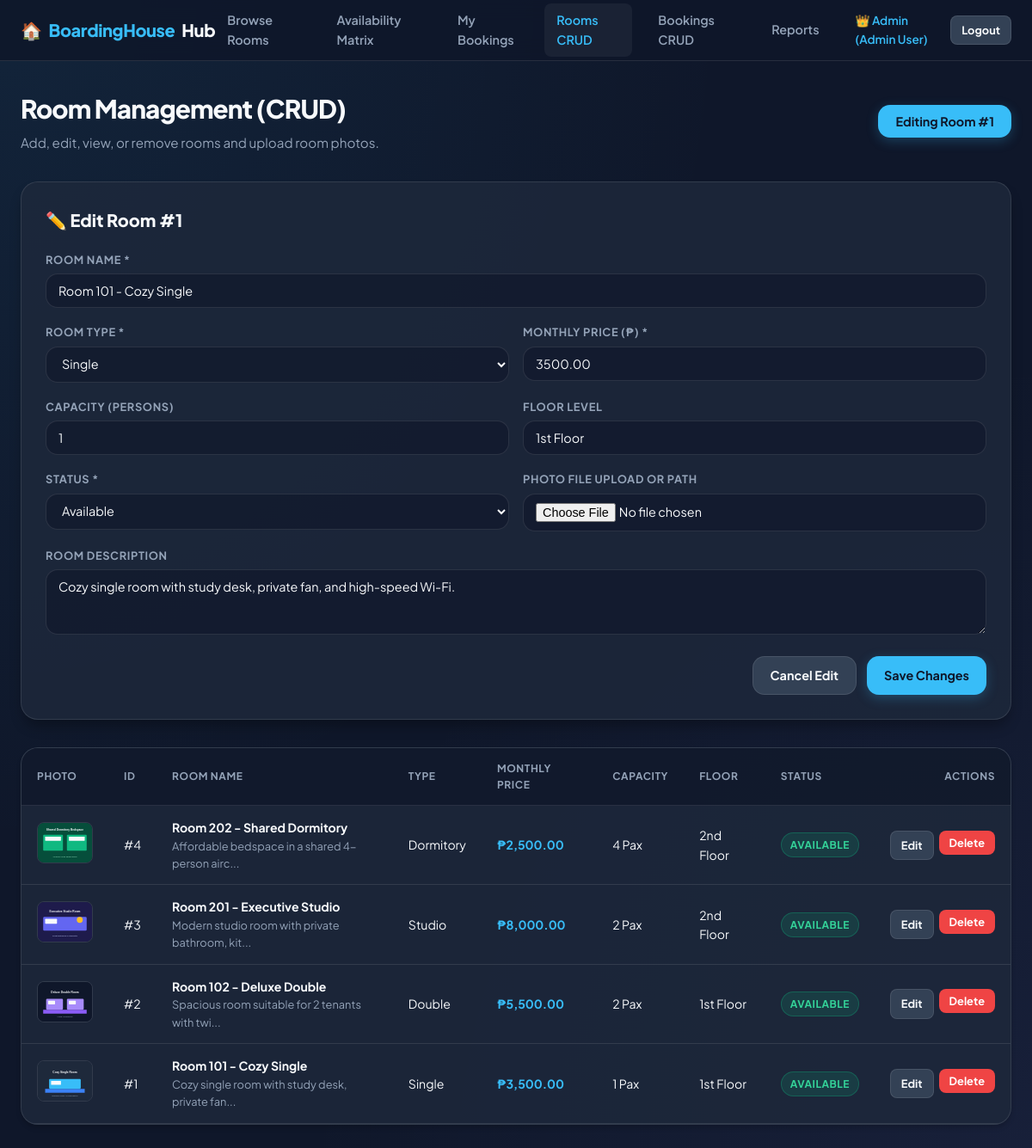
Page /rooms.php?edit=1 (signed in) on the committed database.
### tables this page shows
CREATE TABLE IF NOT EXISTS `rooms` (
    `id` INT AUTO_INCREMENT PRIMARY KEY,
    `name` VARCHAR(100) NOT NULL,
    `type` VARCHAR(50) NOT NULL,
    `price` DECIMAL(10,2) NOT NULL,
    `capacity` INT NOT NULL DEFAULT 1,
    `floor` VARCHAR(20) DEFAULT '1st Floor',
    `status` ENUM('Available', 'Occupied', 'Maintenance') DEFAULT 'Available',
    `image` VARCHAR(255) NULL,
    `description` TEXT,
    `created_at` TIMESTAMP DEFAULT CURRENT_TIMESTAMP
);

### config.php (called while the page is built, shortened)
<?php
function e($string)
{
    return htmlspecialchars($string ?? '', ENT_QUOTES, 'UTF-8');
}
function formatMoney($amount)
{
    return '₱' . number_format((float) $amount, 2);
}

### rooms.php (the view, shortened to what this page needs)
<?php
require_once __DIR__ . '/config.php';
$pdo = getDB();
$editRoom = null;
if (isset($_GET['edit'])) {
    $editId = (int)$_GET['edit'];
    $stmt = $pdo->prepare("SELECT * FROM `rooms` WHERE `id` = ?");
    $stmt->execute([$editId]);
    $editRoom = $stmt->fetch();
}
$rooms = $pdo->query("SELECT * FROM `rooms` ORDER BY `id` DESC")->fetchAll();
include __DIR__ . '/includes/header.php';
include __DIR__ . '/includes/navbar.php';
?>
<div class="container">
    <div class="page-header">
        <div>
            <h1 class="page-title">Room Management (CRUD)</h1>
            <p class="page-subtitle">Add, edit, view, or remove rooms and upload room photos.</p>
        </div>
        <button class="btn btn-primary" onclick="toggleAddForm()">
            <?= $editRoom ? 'Editing Room #' . $editRoom['id'] : '+ Add New Room'; ?>
        </button>
    </div>
    <div id="roomFormCard" class="form-card" style="margin-bottom: 32px; <?= $editRoom ? 'display:block;' : 'display:none;'; ?>">
        <h3 style="font-size: 1.25rem; font-weight: 800;"><?= $editRoom ? '✏️ Edit Room #' . $editRoom['id'] : '➕ Create New Room'; ?></h3>
        <form method="POST" enctype="multipart/form-data" style="margin-top:20px;">
            <div class="form-group">
                <label class="form-label">Room Name *</label>
                <input type="text" name="name" class="form-control" required value="<?= e($editRoom['name'] ?? ''); ?>" placeholder="e.g. Room 203 - Executive Single">
            </div>
            <div class="form-row">
                <div class="form-group">
                    <label class="form-label">Room Type *</label>
                    <select name="type" class="form-control">
                        <?php foreach (['Single', 'Double', 'Studio', 'Bedspace'] as $t): ?>
                            <option value="<?= $t; ?>" <?= ($editRoom['type'] ?? '') === $t ? 'selected' : ''; ?>><?= $t; ?></option>
                        <?php endforeach; ?>
                    </select>
                </div>
                <div class="form-group">
                    <label class="form-label">Monthly Price (₱) *</label>
                    <input type="number" step="0.01" name="price" class="form-control" required value="<?= e($editRoom['price'] ?? '3500'); ?>">
                </div>
            </div>
            <div class="form-row">
                <div class="form-group">
                    <label class="form-label">Capacity (Persons)</label>
                    <input type="number" name="capacity" class="form-control" value="<?= e($editRoom['capacity'] ?? '1'); ?>">
                </div>
                <div class="form-group">
                    <label class="form-label">Floor Level</label>
                    <input type="text" name="floor" class="form-control" value="<?= e($editRoom['floor'] ?? '1st Floor'); ?>">
                </div>
            </div>
            <div class="form-row">
                <div class="form-group">
                    <label class="form-label">Status *</label>
                    <select name="status" class="form-control">
                        <option value="Available" <?= ($editRoom['status'] ?? '') === 'Available' ? 'selected' : ''; ?>>Available</option>
                    </select>
                </div>
                <div class="form-group">
                    <label class="form-label">Photo File Upload or Path</label>
                    <input type="file" name="image_file" class="form-control" accept="image/*">
                </div>
            </div>
            <div class="form-group">
                <label class="form-label">Room Description</label>
                <textarea name="description" class="form-control" rows="3" placeholder="Describe room amenities, fan/aircon, furniture..."><?= e($editRoom['description'] ?? ''); ?></textarea>
            </div>
            <div style="display:flex; gap:12px; justify-content:flex-end;">
                <?php if ($editRoom): ?>
                    <a href="rooms.php" class="btn btn-secondary">Cancel Edit</a>
                <?php endif; ?>
                <button type="submit" class="btn btn-primary"><?= $editRoom ? 'Save Changes' : 'Create Room'; ?></button>
            </div>
        </form>
    </div>
    <div class="table-container">
        <table>
            <thead>
                <tr>
                    <th>Photo</th>
                    <th>ID</th>
                    <th>Room Name</th>
                    <th>Type</th>
                    <th>Monthly Price</th>
                    <th>Capacity</th>
                    <th>Floor</th>
                    <th>Status</th>
                    <th style="text-align: right;">Actions</th>
                </tr>
            </thead>
            <tbody>
                <?php if (count($rooms) === 0): ?>
                    <tr>
                        <td colspan="9" style="text-align:center; color:var(--text-muted); padding:32px;">No rooms found in database. Click "+ Add New Room" to create one.</td>
                    </tr>
                <?php else: ?>
                    <?php foreach ($rooms as $room): ?>
                        <?php
                            $roomTypeLower = strtolower($room['type']);
                            $defaultImage = 'images/single.svg';
                            if (str_contains($roomTypeLower, 'double')) $defaultImage = 'images/double.svg';
                            else if (str_contains($roomTypeLower, 'studio')) $defaultImage = 'images/studio.svg';
                            else if (str_contains($roomTypeLower, 'dorm') || str_contains($roomTypeLower, 'bedspace')) $defaultImage = 'images/dormitory.svg';
                            $imagePath = !empty($room['image']) ? $room['image'] : $defaultImage;
                        ?>
                        <tr>
                            <td>
                                <img src="<?= e($imagePath); ?>" style="width: 65px; height: 48px; object-fit: cover; border-radius: var(--radius-sm); border: 1px solid var(--border);" alt="Room" onerror="this.onerror=null; this.src='<?= $defaultImage; ?>';">
                            </td>
                            <td>#<?= $room['id']; ?></td>
                            <td>
                                <strong><?= e($room['name']); ?></strong>
                                <div style="font-size:0.8rem; color:var(--text-muted);"><?= e(substr($room['description'], 0, 45)); ?>...</div>
                            </td>
                            <td><?= e($room['type']); ?></td>
                            <td style="color:var(--primary); font-weight:700;"><?= formatMoney($room['price']); ?></td>
                            <td><?= e($room['capacity']); ?> Pax</td>
                            <td><?= e($room['floor']); ?></td>
                            <td>
                                <span class="badge badge-<?= strtolower($room['status']); ?>">
                                    <?= e(ucfirst($room['status'])); ?>
                                </span>
                            </td>
                            <td style="text-align: right;">
                                <div style="display:inline-flex; gap:6px;">
                                    <a href="rooms.php?edit=<?= $room['id']; ?>" class="btn btn-secondary btn-sm">Edit</a>
                                    <form method="POST" onsubmit="return confirm('Delete this room?');" style="display:inline;">
                                        <button type="submit" class="btn btn-danger btn-sm">Delete</button>
                                    </form>
                                </div>
                            </td>
                        </tr>
                    <?php endforeach; ?>
                <?php endif; ?>
            </tbody>
        </table>
    </div>
</div>
<?php include __DIR__ . '/includes/footer.php'; ?>

### css/style.css (style rules this page uses)
:root { --bg-main: #0f172a; --bg-card: rgba(30, 41, 59, 0.85); --bg-card-hover: rgba(51, 65, 85, 0.95); --border: rgba(255, 255, 255, 0.1); --border-hover: rgba(56, 189, 248, 0.4); --primary: #38bdf8; --primary-hover: #0284c7; --primary-glow: rgba(56, 189, 248, 0.25); --secondary: #334155; --secondary-hover: #475569; --accent: #818cf8; --success: #10b981; --success-bg: rgba(16, 185, 129, 0.15); --warning: #f59e0b; --warning-bg: rgba(245, 158, 11, 0.15); --danger: #ef4444; --danger-bg: rgba(239, 68, 68, 0.15); --text-main: #f8fafc; --text-muted: #94a3b8; --text-dark: #0f172a; --radius-sm: 8px; --radius-md: 14px; --radius-lg: 20px; --shadow-sm: 0 4px 6px -1px rgba(0, 0, 0, 0.2); --shadow-md: 0 10px 15px -3px rgba(0, 0, 0, 0.3); --shadow-lg: 0 20px 25px -5px rgba(0, 0, 0, 0.4); --transition: all 0.25s cubic-bezier(0.4, 0, 0.2, 1); }
* { margin: 0; padding: 0; box-sizing: border-box; font-family: 'Plus Jakarta Sans', -apple-system, BlinkMacSystemFont, sans-serif; }
body { background-color: var(--bg-main); background-image: radial-gradient(at 0% 0%, rgba(56, 189, 248, 0.08) 0px, transparent 50%), radial-gradient(at 100% 100%, rgba(129, 140, 248, 0.08) 0px, transparent 50%); color: var(--text-main); min-height: 100vh; line-height: 1.6; padding-bottom: 60px; }
.container { max-width: 1200px; margin: 32px auto; padding: 0 24px; }
.page-header { display: flex; align-items: center; justify-content: space-between; margin-bottom: 32px; flex-wrap: wrap; gap: 16px; }
.page-title { font-size: 1.85rem; font-weight: 800; letter-spacing: -0.03em; }
.page-subtitle { color: var(--text-muted); font-size: 0.95rem; margin-top: 4px; }
.btn { display: inline-flex; align-items: center; justify-content: center; gap: 8px; padding: 10px 20px; font-size: 0.9rem; font-weight: 700; border-radius: var(--radius-md); border: none; cursor: pointer; text-decoration: none; transition: var(--transition); outline: none; }
.btn-primary { background: var(--primary); color: var(--text-dark); box-shadow: 0 4px 14px var(--primary-glow); }
.btn-secondary { background: var(--secondary); color: var(--text-main); border: 1px solid var(--border); }
.btn-danger { background: var(--danger); color: #ffffff; }
.btn-sm { padding: 6px 12px; font-size: 0.8rem; border-radius: var(--radius-sm); }
.badge { display: inline-flex; align-items: center; padding: 4px 10px; border-radius: 9999px; font-size: 0.75rem; font-weight: 700; text-transform: uppercase; letter-spacing: 0.04em; }
.badge-available { background: var(--success-bg); color: #34d399; border: 1px solid rgba(16, 185, 129, 0.3); }
.form-card { background: var(--bg-card); border: 1px solid var(--border); border-radius: var(--radius-lg); padding: 28px; box-shadow: var(--shadow-md); }
.form-group { margin-bottom: 18px; }
.form-row { display: grid; grid-template-columns: 1fr 1fr; gap: 16px; }
.form-label { display: block; font-size: 0.8rem; font-weight: 700; text-transform: uppercase; letter-spacing: 0.05em; color: var(--text-muted); margin-bottom: 6px; }
.form-control { width: 100%; padding: 10px 14px; background: rgba(15, 23, 42, 0.6); border: 1px solid var(--border); border-radius: var(--radius-md); color: var(--text-main); font-size: 0.9rem; transition: var(--transition); outline: none; }
select.form-control option { background: #0f172a; color: #f8fafc; }
.table-container { background: var(--bg-card); border: 1px solid var(--border); border-radius: var(--radius-lg); overflow-x: auto; box-shadow: var(--shadow-sm); }
table { width: 100%; border-collapse: collapse; text-align: left; font-size: 0.88rem; }
th { background: rgba(15, 23, 42, 0.8); padding: 14px 18px; font-size: 0.75rem; font-weight: 700; text-transform: uppercase; letter-spacing: 0.05em; color: var(--text-muted); border-bottom: 1px solid var(--border); }
td { padding: 14px 18px; border-bottom: 1px solid var(--border); vertical-align: middle; }

### rows in the picture
rooms: id "1", name "Room 101 - Cozy Single", type "Single", price "3500.00", capacity "1", floor "1st Floor", status "Available", description "Cozy single room with study desk, private fan, and high-speed Wi-Fi.", image (picture), description "Cozy single room with study desk, private fan", price "₱3,500.00", status "AVAILABLE"
rooms: image (picture), id "4", name "Room 202 - Shared Dormitory", description "Affordable bedspace in a shared 4-person airc", type "Dormitory", price "₱2,500.00", capacity "4", floor "2nd Floor", status "AVAILABLE"
rooms: image (picture), id "3", name "Room 201 - Executive Studio", description "Modern studio room with private bathroom, kit", type "Studio", price "₱8,000.00", capacity "2", floor "2nd Floor", status "AVAILABLE"
rooms: image (picture), id "2", name "Room 102 - Deluxe Double", description "Spacious room suitable for 2 tenants with twi", type "Double", price "₱5,500.00", capacity "2", floor "1st Floor", status "AVAILABLE"

### other values in the picture
$user['name'] "Admin User"
